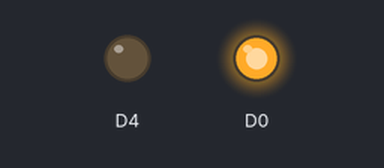
Simulated run of this sketch. Board: ESP8266 (NodeMCU). Parts: output pins drawn as LEDs (lit = HIGH).

Above: at 0.3 s.
At 26.21 s:
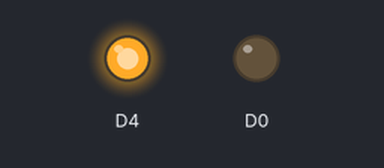
Timing chart, 0 to 40.0 s (numbered marks = the images above):
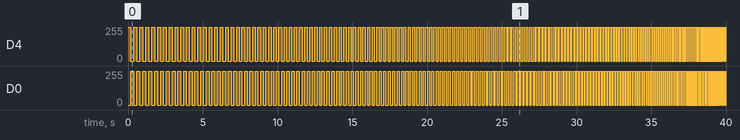

The sketch:

sketch_jul07a.ino
```cpp
void setup() {
  // put your setup code here, to run once:
  pinMode(D4,OUTPUT);
  pinMode(D0,OUTPUT);

}
  int i=200;
void loop() {
  // put your main code here, to run repeatedly:


  digitalWrite(D4,HIGH);
  digitalWrite(D0,LOW);
  delay(i);
  digitalWrite(D4,LOW);
  digitalWrite(D0,HIGH);
  delay(i);
  i-=1;
  if(i==0){
  digitalWrite(D4,LOW);
  digitalWrite(D0,LOW);
  delay(3000);
    }


}
```

Measured:
- by itself, D4, D0: repeats every 0.40 s: 0/255 0.20 s, 255/255 0.20 s
